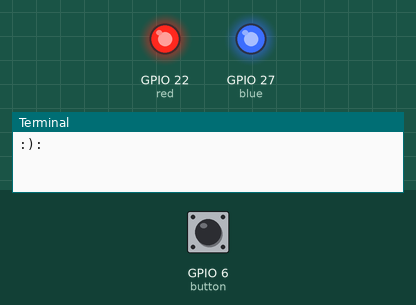
This program was run on a simulated Raspberry Pi (BCM pin numbers). Parts: output pins drawn as LEDs (lit = HIGH), the last lines printed to the terminal. Inputs (shaded band) come from the test bench; at power-on: GPIO 6 (button) LOW.

Above: at 1.2 s.
1.3 s: GPIO 6 (button) pulled HIGH for 0.15 s
At 2.5 s:
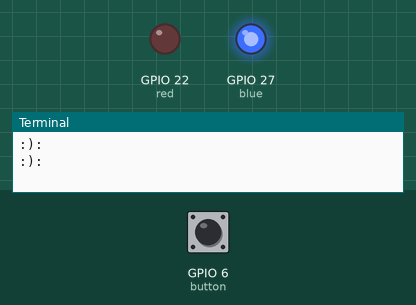
4.4 s: GPIO 6 (button) pulled HIGH for 1 s
At 4.4 s:
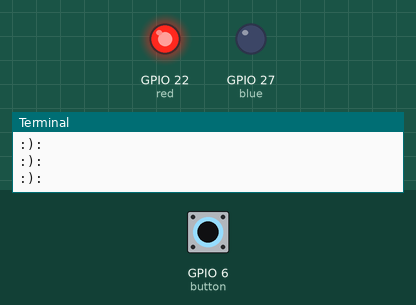
At 8.1 s:
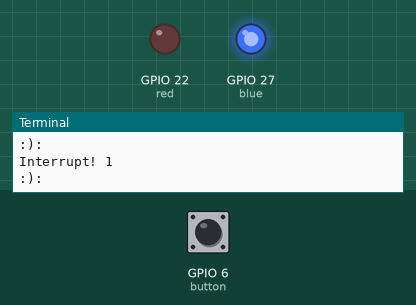
8.4 s: GPIO 6 (button) pulled HIGH for 3.2 s
Timing chart, 0 to 20.6 s (numbered marks = the images above; inputs shaded):
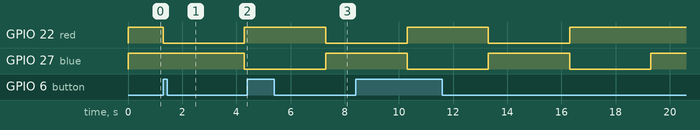

The program:

interrupt2.py
```python
import RPi.GPIO as GPIO
import time

button = 6; red = 22; blue = 27;
count = 0;

GPIO.setmode(GPIO.BCM)
GPIO.setup(button, GPIO.IN, pull_up_down=GPIO.PUD_DOWN)
GPIO.setup(red, GPIO.OUT)
GPIO.setup(blue, GPIO.OUT)

GPIO.output(red, GPIO.HIGH)
GPIO.output(blue, GPIO.HIGH)

def callbackfunc(channel):
	global count
	count = count + 1
	GPIO.output(red, GPIO.LOW)
	GPIO.output(blue, GPIO.HIGH)
	time.sleep(3)
	GPIO.output(red, GPIO.HIGH)
	GPIO.output(blue, GPIO.LOW)
	time.sleep(3)
	GPIO.output(red, GPIO.HIGH)
	GPIO.output(blue, GPIO.HIGH)
	print(f'Interrupt! {count}')

GPIO.add_event_detect(button, GPIO.RISING, callback=callbackfunc)

try:
	while True:
		print(":):")
		time.sleep(2)
except KeyboardInterrupt:
	GPIO.cleanup()
```

Measured:
- after the input at 1.3 s, GPIO 22 (red): HIGH → LOW at once, → HIGH 3.0 s later; GPIO 27 (blue): HIGH → LOW after 3.0 s
- after the input at 4.4 s, GPIO 22 (red): HIGH → LOW after 2.9 s
